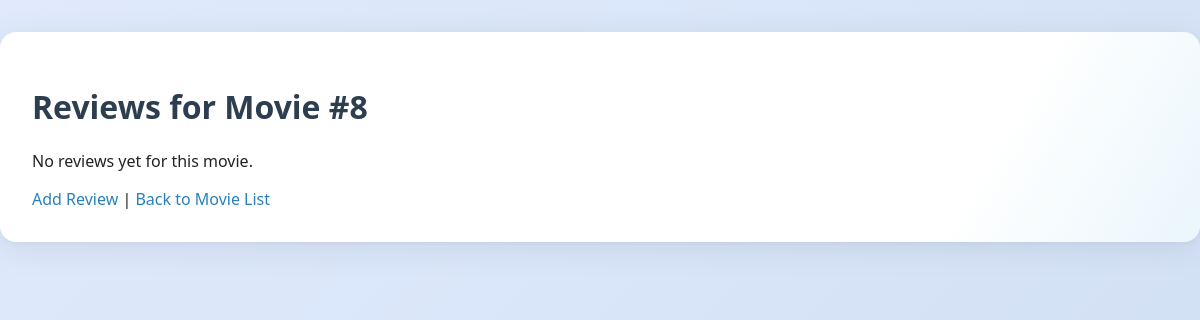
Before: /movies/8/reviews with the older database file.
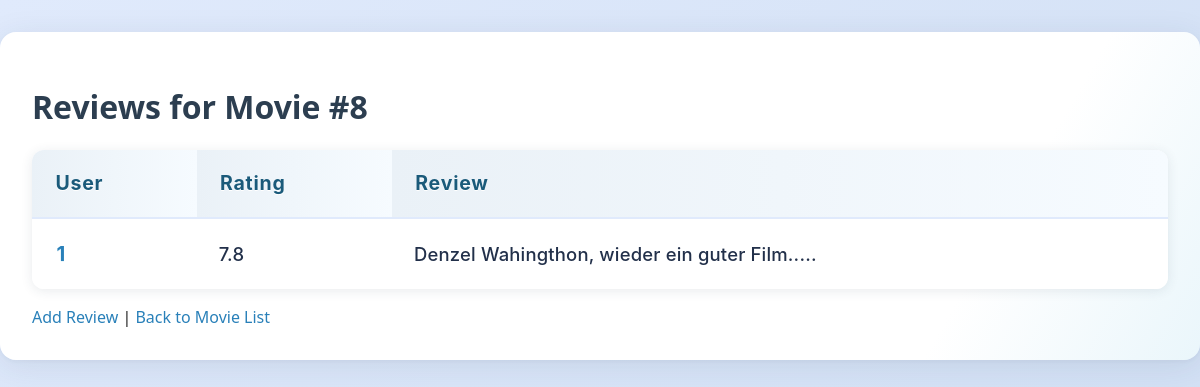
After: the same page with the newer database file.
### datamanager/models.py (models this page shows)
class Review(Base):
    __tablename__ = 'reviews'
    id = Column(Integer, primary_key=True)
    user_id = Column(Integer, ForeignKey('users.id'), nullable=False)
    movie_id = Column(Integer, ForeignKey('movies.id'), nullable=False)
    review_text = Column(Text, nullable=False)
    rating = Column(Float, nullable=False)
    user = relationship('User', back_populates='reviews')
    movie = relationship('Movie', back_populates='reviews')

### MovieWebAPP/app.py (the view)
@app.route('/movies/<int:movie_id>/reviews', methods=['GET'])
def movie_reviews(movie_id):
    reviews = data_manager.get_reviews_for_movie(movie_id)
    all_movies = data_manager.get_all_movies()
    movie = next((m for m in all_movies if m.id == movie_id), None)
    user_id = movie.user_id if movie else 1
    back_url = get_back_url(request, session, url_for('movie_reviews', movie_id=movie_id))
    return render_template('reviews.html', reviews=reviews, movie_id=movie_id, user_id=user_id, back_url=back_url)

### MovieWebAPP/app.py (called while the page is built)
@app.before_request
def store_referrer():
    if request.method == 'GET' and not request.path.startswith('/static'):
        session['last_url'] = request.referrer if request.referrer else url_for(
            'home')

### MovieWebAPP/datamanager/sqlite_data_manager.py (called while the page is built)
    def get_reviews_for_movie(self, movie_id):
        try:
            session = self.Session()
            reviews = session.query(Review).filter_by(movie_id=movie_id).all()
            session.close()
            return reviews
        except Exception as e:
            print(f"Error while retrieving reviews for movie {movie_id}: {e}")
            return []

    def get_all_movies(self):
        try:
            session = self.Session()
            movies = session.query(Movie).all()
            session.close()
            return movies
        except Exception as e:
            print(f"Error while retrieving all movies: {e}")
            return []

### MovieWebAPP/utils.py (called while the page is built)
def get_back_url(request, session, default_url: str) -> str:
    return request.args.get('back') or session.get('last_url') or default_url

### MovieWebAPP/templates/reviews.html (shortened to what this page needs)
<!DOCTYPE html>
<html lang="en">
<head>
    <link rel="stylesheet" href="{{ url_for('static', filename='style.css') }}">
</head>
<body>
<div class="container">
    <h1>Reviews for Movie #{{ movie_id }}</h1>
    {% if reviews %}
        <table>
            <thead>
                <tr>
                    <th>User</th>
                    <th>Rating</th>
                    <th>Review</th>
                </tr>
            </thead>
            <tbody>
                {% for review in reviews %}
                <tr>
                    <td>{{ review.user_id }}</td>
                    <td>{{ review.rating }}</td>
                    <td>{{ review.review_text }}</td>
                </tr>
                {% endfor %}
            </tbody>
        </table>
    {% else %}
        <p>No reviews yet for this movie.</p>
    {% endif %}
    <a href="{{ url_for('add_review', movie_id=movie_id) }}">Add Review</a> |
    <a href="{{ url_for('user_movies', user_id=user_id) }}">Back to Movie List</a>
</div>
</body>
</html>

### MovieWebAPP/static/style.css (style rules this page uses)
body { font-family: 'Segoe UI', Arial, sans-serif; background: linear-gradient(135deg, #e0eafc 0%, #cfdef3 100%); color: #222; margin: 0; padding: 0; min-height: 100vh; }
h1, h2, h3 { color: #2c3e50; }
.container { max-width: 1300px; margin: 2em auto; background: linear-gradient(120deg, #ffffff 80%, #eaf6fb 100%); padding: 2em; border-radius: 16px; box-shadow: 0 6px 32px rgba(44, 62, 80, 0.10), 0 1.5px 4px rgba(44,62,80,0.04); position: relative; z-index: 1; }
a { color: #2980b9; text-decoration: none; transition: color 0.2s; }
table { width: 100%; border-collapse: collapse; margin-bottom: 1em; background: #fff; border-radius: 12px; overflow: hidden; box-shadow: 0 2px 12px rgba(44,62,80,0.10); font-family: 'Inter', 'Segoe UI', Arial, sans-serif; font-size: 1.08em; letter-spacing: 0.01em; }
th, td { border: none; padding: 1.1em 1.2em; text-align: left; font-weight: 500; color: #22304a; }
th { background: linear-gradient(90deg, #eaf1f7 0%, #f6fbff 100%); font-size: 1.13em; font-weight: 700; letter-spacing: 0.04em; color: #1a5a7a; text-shadow: 0 1px 0 #fff; border-bottom: 2px solid #e0eafc; }
td { background: #fafdff; font-size: 1.07em; font-weight: 500; color: #22304a; border-bottom: 1.5px solid #e0eafc; vertical-align: middle; }
tr:last-child td { border-bottom: none; }
tr:nth-child(odd) td { background: #ffffff; }
td:first-child { font-size: 1.18em; font-weight: 700; color: #2980b9; letter-spacing: 0.03em; text-shadow: 0 1px 0 #eaf6fb; }

Changed rows visible on the page:
added Review: user_id "1", rating "7.8", review_text "Denzel Wahingthon, wieder ein guter Film....."
Other visible differences:
text no longer shown: "No reviews yet for this movie."
text now shown: "User Rating Review"
